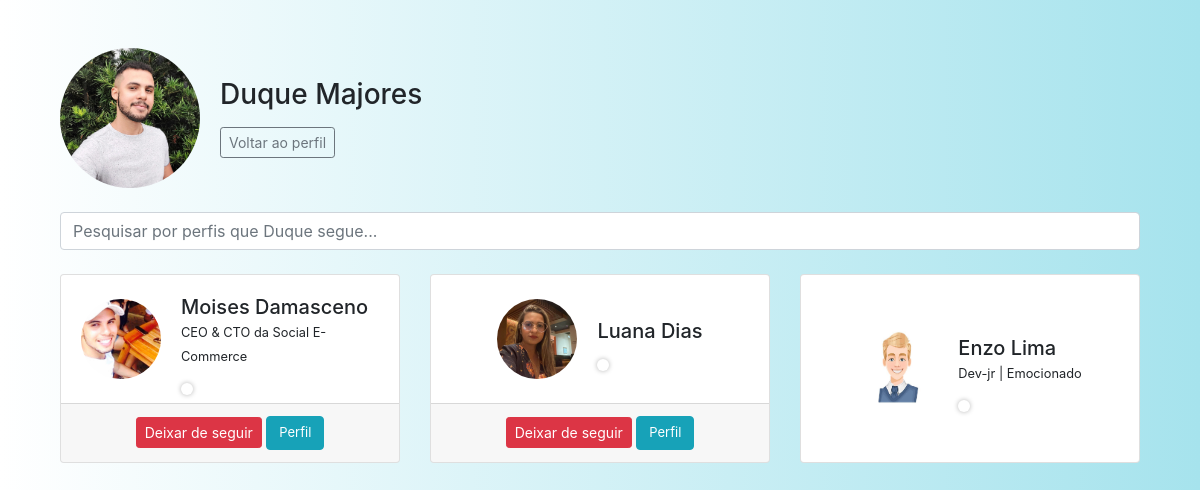
The page /seguindo/2/ (signed in) on the database its author committed.
### app/models.py (models this page shows, shortened)
class User(UserMixin, db.Model):
    id = db.Column(db.Integer, primary_key=True)
    nome = db.Column(db.String(150))
    sobreNome = db.Column(db.String(150))
    status = db.Column(db.String(150))
    cpf_cnpj = db.Column(db.String(150), unique=True)
    email = db.Column(db.String(150), unique=True)
    senha = db.Column(db.String(150))
    imagem = db.Column(db.String(150), default='default.png')
    cor_fundo = db.Column(db.String(20), default='#ffffff')  # padrão: branco
    notificacoes = db.relationship('Notificacao', backref='usuario', lazy='dynamic')
    seguindo = db.relationship(
        'User', secondary=followers,
        primaryjoin=(followers.c.follower_id == id),
        secondaryjoin=(followers.c.followed_id == id),
        backref=db.backref('seguidores', lazy='dynamic'),
        lazy='dynamic'
    )
    notificacoes = db.relationship('Notificacao', backref='dono', lazy='dynamic')
    last_seen = db.Column(db.DateTime, default=datetime.utcnow)
    def is_online(self):
        if self.last_seen is None:
            return False
        return datetime.utcnow() - self.last_seen < timedelta(minutes=0.10)

### app/views.py (the view)
@app.route('/seguindo/<int:id>/', endpoint='seguindo')
@login_required
def seguindo(id):
    obj = User.query.get_or_404(id)
    pesquisa = request.args.get('pesquisa', '').strip()
    seguindo_query = obj.seguindo
    if pesquisa:
        seguindo_filtrado = [user for user in seguindo_query if pesquisa.lower() in user.nome.lower()]
    else:
        seguindo_filtrado = seguindo_query
    context = {
        'dados': seguindo_filtrado,
        'usuario_atual_seguindo_ids': {u.id for u in current_user.seguindo}
    }
    return render_template('seguindo.html', obj=obj, context=context)

### app/__init__.py (called while the page is built)
@login_manager.user_loader
def load_user(user_id):
    return User.query.get(int(user_id))

### app/views.py (called while the page is built)
@app.before_request
def update_last_seen():
    if current_user.is_authenticated:
        current_user.last_seen = datetime.utcnow()
        db.session.commit()

### app/templates/seguindo.html (shortened to what this page needs)
{% extends 'base.html' %}
{% block styles %}
<link rel="stylesheet" href="{{ url_for('static', filename='css/index.css') }}">
<link rel="stylesheet" href="{{ url_for('static', filename='css/seguindo.css') }}">
{% endblock %}
{% block content %}
<div id="corpo_seguindo" class="container mt-5">
    <div id="titulo_seguindo" class="row mb-4 align-items-center">
        <div class="">
            <img id="img_seguindo_1" class="img-fluid rounded-circle" src="{{ url_for('static', filename='imagens/' + obj.imagem) }}" alt="Foto Perfil">
        </div>
        <div class="">
            <h3>{{ obj.nome }} {{ obj.sobreNome }}</h3>
            <a href="{{ url_for('home', id=obj.id) }}" class="btn btn-outline-secondary btn-sm">Voltar ao perfil</a>
        </div>
    </div>
    <form method="get" class="mb-4">
        <input type="text" name="pesquisa" class="form-control" placeholder="Pesquisar por perfis que {{obj.nome}} segue..." value="{{ request.args.get('pesquisa', '') }}">
    </form>
    {% if not context.dados %}
        <p>Nenhum usuário encontrado.</p>
    {% else %}
        <div class="row">
            {% for usuario in context.dados %}
                <div class="col-md-4 mb-4">
                    <div class="card h-100">
                        <div id="card_conteudo_seguindo" class="card-body d-flex align-items-center">
                            <img src="{{ url_for('static', filename='imagens/' + usuario.imagem) }}" alt="Imagem do Usuário" class="rounded-circle me-3" width="60" height="60">
                            <div id="info_seguindo">
                                <h5 class="card-title mb-0">{{ usuario.nome }} {{ usuario.sobreNome }}</h5>
                                <p class="card-text"><small>{{ usuario.status }} </small></p>
                                <div id="status-indicador" class="{% if usuario.last_seen and usuario.is_online() %}online{% else %}offline{% endif %}"></div>
                            </div>
                        </div>
                        {% if usuario.id != current_user.id %}
                            <div class="card-footer text-center">
                                <form class="follow-toggle-form" data-user-id="{{ usuario.id }}"
                                    data-action="{% if usuario.id in context.usuario_atual_seguindo_ids %}deixar_de_seguir{% else %}seguir{% endif %}">
                                    <button type="submit"
                                            class="btn btn-sm {% if usuario.id in context.usuario_atual_seguindo_ids %}btn-danger{% else %}btn-primary{% endif %}">
                                        {% if usuario.id in context.usuario_atual_seguindo_ids %}Deixar de seguir{% else %}Seguir{% endif %}
                                    </button>
                                    <a href="{{ url_for('home', id=usuario.id) }}" class="btn btn-info">Perfil</a>
                                </form>
                            </div>
                        {% endif %}
                    </div>
                </div>
            {% endfor %}
        </div>
    {% endif %}
</div>
{% endblock %}

### app/static/css/index.css (style rules this page uses)
#body { background-image: linear-gradient(to right, #fff, #a6e3ed ); height: 100vh; }

### app/static/css/seguindo.css (style rules this page uses)
#corpo_seguindo { height: 100vh; }
#corpo_seguindo img { width: 140px; height: 140px; }
.card-footer form a { font-size: small; }
#status-indicador { position: absolute; width: 15px; height: 15px; border-radius: 50%; box-shadow: 0 0 5px rgba(0, 0, 0, 0.3); z-index: 1000; transition: background-color 0.3s ease; }
#status-indicador.offline { background-color: white; width: 12px; height: 12px; border-radius: 50%; }
#img_seguindo_1 { width: 120px; margin-right: 20px; margin-left: 15px; }
#card_conteudo_seguindo { margin: 0 auto; }
#info_seguindo { margin-left: 20px; }
#card_conteudo_seguindo img { width: 80px; height: 80px; }

### rows shown on the page
User: imagem (picture), nome "Duque", sobreNome "Majores", pesquisa "Pesquisar por perfis que Duque segue..."
User: imagem (picture), nome "Moises", sobreNome "Damasceno", status "CEO & CTO da Social E-Commerce", shows "Deixar de seguir"
User: imagem (picture), nome "Luana", sobreNome "Dias", shows "Deixar de seguir"
User: imagem (picture), nome "Enzo", sobreNome "Lima", status "Dev-jr | Emocionado"
